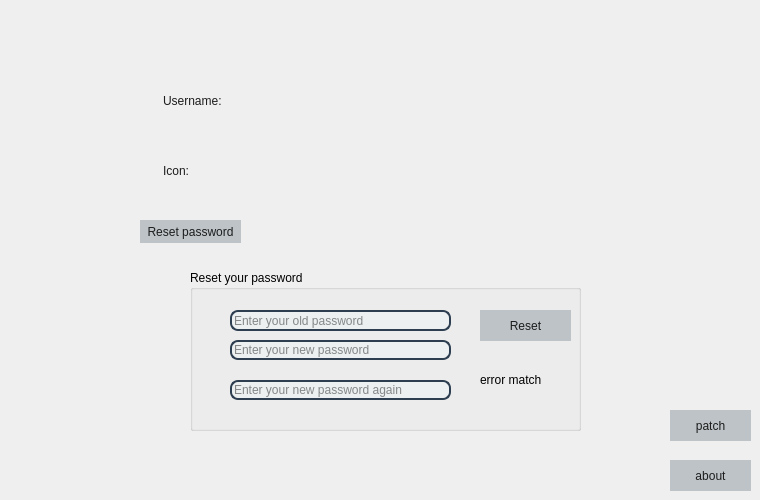
  <widget class="QWidget" name="account_tab">
   <attribute name="title">
    <string>          account          </string>
   </attribute>
   <widget class="QLabel" name="username_label">
    <property name="geometry">
     <rect>
      <x>130</x>
      <y>90</y>
      <width>401</width>
      <height>21</height>
     </rect>
    </property>
    <property name="styleSheet">
     <string notr="true">QLabel
{
  color: #1d1d1d;
  background-color: none;
  border: none;
  padding-left: 30px;
  font-family:&quot;Microsoft YaHei UI&quot;;
  text-align: left;
  background-image: url(:/qss/icon/account.png);
  background-repeat:no-repeat;
  background-position: center left;
}</string>
    </property>
    <property name="text">
     <string>Username:</string>
    </property>
   </widget>
   <widget class="QPushButton" name="about_button">
    <property name="geometry">
     <rect>
      <x>670</x>
      <y>460</y>
      <width>81</width>
      <height>31</height>
     </rect>
    </property>
    <property name="styleSheet">
     <string notr="true">QPushButton
{
  color: #1d1d1d;
  background-color: #bdc3c7;
	border:none;
  padding: 3px;
  font-family:&quot;Microsoft YaHei UI&quot;;
	text-align: center;
}
QPushButton:hover, QPushButton:pressed , QPushButton:checked
{
  background-color:  #95a5a6;
	text-align: right;
	padding-right: 20px;

}
QPushButton:hover
{
  background-image: url(:/qss/icon/about.png);
	background-repeat:no-repeat;
	background-position: center left;
}
QPushButton:pressed, QPushButton:checked
{
  background-image: url(:/qss/icon/about.png);
	background-repeat:no-repeat;
	background-position: center left;
}</string>
    </property>
    <property name="text">
     <string>about</string>
    </property>
   </widget>
   <widget class="QPushButton" name="check_patch_button">
    <property name="geometry">
     <rect>
      <x>670</x>
      <y>410</y>
      <width>81</width>
      <height>31</height>
     </rect>
    </property>
    <property name="styleSheet">
     <string notr="true">QPushButton
{
  color: #1d1d1d;
  background-color: #bdc3c7;
	border:none;
  padding: 3px;
  font-family:&quot;Microsoft YaHei UI&quot;;
	text-align: center;
}
QPushButton:hover, QPushButton:pressed , QPushButton:checked
{
  background-color:  #95a5a6;
	text-align: right;
	padding-right: 20px;

}
QPushButton:hover
{
  background-image: url(:/qss/icon/patch.png);
	background-repeat:no-repeat;
	background-position: center left;
}
QPushButton:pressed, QPushButton:checked
{
  background-image: url(:/qss/icon/patch.png);
	background-repeat:no-repeat;
	background-position: center left;
}</string>
    </property>
    <property name="text">
     <string>patch</string>
    </property>
   </widget>
   <widget class="QLabel" name="icon_label">
    <property name="geometry">
     <rect>
      <x>130</x>
      <y>150</y>
      <width>261</width>
      <height>41</height>
     </rect>
    </property>
    <property name="styleSheet">
     <string notr="true">QLabel
{
  color: #1d1d1d;
  background-color: none;
  border: none;
  padding-left: 30px;
  font-family:&quot;Microsoft YaHei UI&quot;;
  text-align: left;
  background-repeat:no-repeat;
  background-position: center left;
}</string>
    </property>
    <property name="text">
     <string>Icon:</string>
    </property>
   </widget>
   <widget class="QPushButton" name="show_reset_button">
    <property name="geometry">
     <rect>
      <x>140</x>
      <y>220</y>
      <width>101</width>
      <height>23</height>
     </rect>
    </property>
    <property name="styleSheet">
     <string notr="true">QPushButton
{
  color: #1d1d1d;
  background-color: #bdc3c7;
	border:none;
  padding: 3px;
  font-family:&quot;Microsoft YaHei UI&quot;;
	text-align: center;
}
QPushButton:hover, QPushButton:pressed , QPushButton:checked
{
  background-color:  #95a5a6;

}</string>
    </property>
    <property name="text">
     <string>Reset password</string>
    </property>
   </widget>
   <widget class="QGroupBox" name="reset_groupbox">
    <property name="geometry">
     <rect>
      <x>190</x>
      <y>270</y>
      <width>391</width>
      <height>161</height>
     </rect>
    </property>
    <property name="title">
     <string>Reset your password</string>
    </property>
    <widget class="QLineEdit" name="oldpasswrod_lineedit">
     <property name="geometry">
      <rect>
       <x>40</x>
       <y>40</y>
       <width>221</width>
       <height>21</height>
      </rect>
     </property>
     <property name="styleSheet">
      <string notr="true">QLineEdit
{
  color: #1d1d1d;
  background-color: #ecf0f1;
  border: 2px solid #2c3e50;
  border-radius: 8px;
  font-family:&quot;Microsoft YaHei UI&quot;;

}


</string>
     </property>
     <property name="placeholderText">
      <string>Enter your old password</string>
     </property>
    </widget>
    <widget class="QLineEdit" name="newpassword_lineedit">
     <property name="geometry">
      <rect>
       <x>40</x>
       <y>70</y>
       <width>221</width>
       <height>20</height>
      </rect>
     </property>
     <property name="styleSheet">
      <string notr="true">QLineEdit
{
  color: #1d1d1d;
  background-color: #ecf0f1;
  border: 2px solid #2c3e50;
  border-radius: 8px;
  font-family:&quot;Microsoft YaHei UI&quot;;

}


</string>
     </property>
     <property name="placeholderText">
      <string>Enter your new password</string>
     </property>
    </widget>
    <widget class="QLineEdit" name="again_lineedit">
     <property name="geometry">
      <rect>
       <x>40</x>
       <y>110</y>
       <width>221</width>
       <height>20</height>
      </rect>
     </property>
     <property name="styleSheet">
      <string notr="true">QLineEdit
{
  color: #1d1d1d;
  background-color: #ecf0f1;
  border: 2px solid #2c3e50;
  border-radius: 8px;
  font-family:&quot;Microsoft YaHei UI&quot;;

}


</string>
     </property>
     <property name="placeholderText">
      <string>Enter your new password again</string>
     </property>
    </widget>
    <widget class="QPushButton" name="reset_button">
     <property name="geometry">
      <rect>
       <x>290</x>
       <y>40</y>
       <width>91</width>
       <height>31</height>
      </rect>
     </property>
     <property name="styleSheet">
      <string notr="true">QPushButton
{
  color: #1d1d1d;
  background-color: #bdc3c7;
	border:none;
  padding: 3px;
  font-family:&quot;Microsoft YaHei UI&quot;;
	text-align: center;
}
QPushButton:hover, QPushButton:pressed , QPushButton:checked
{
  background-color:  #95a5a6;
	text-align: right;
	padding-right: 20px;

}
QPushButton:hover
{
  background-image: url(:/qss/icon/reset_password.png);
	background-repeat:no-repeat;
	background-position: center left;
}
QPushButton:pressed, QPushButton:checked
{
  background-image: url(:/qss/icon/reset_password.png);
	background-repeat:no-repeat;
	background-position: center left;
}</string>
     </property>
     <property name="text">
      <string>Reset</string>
     </property>
    </widget>
    <widget class="QLabel" name="error_match_label">
     <property name="geometry">
      <rect>
       <x>290</x>
       <y>100</y>
       <width>81</width>
       <height>20</height>
      </rect>
     </property>
     <property name="text">
      <string>error match</string>
     </property>
    </widget>
   </widget>
  </widget>
